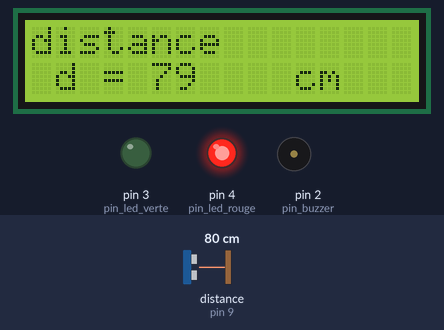
The sketch below on a simulated Arduino Uno, built with avr-gcc and run on an emulated ATmega328P. Shown: 16×2 character LCD, output pins drawn as LEDs (lit = HIGH), buzzer (waves = sounding). Wiring (inferred from the names in the program): ultrasonic range finder: trigger pin 8; echo pin 9. The test bench sets the inputs (shaded band); at power-on: distance to the obstacle (sensor on pin 9) 80 cm. The echo pulse lasts 58.3 µs per cm; pins used as bus, display or sensor lines are not drawn.

Above: at 0.2 s.
1.3 s: distance to the obstacle (sensor on pin 9) set to 95 cm
At 2.19 s:
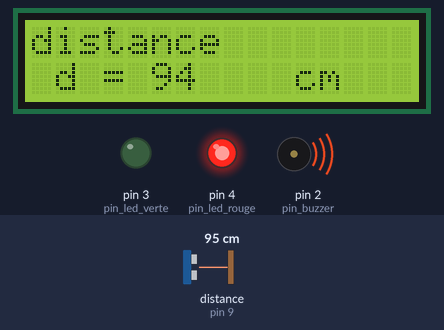
5.4 s: distance to the obstacle (sensor on pin 9) set to 105 cm
At 6.9 s:
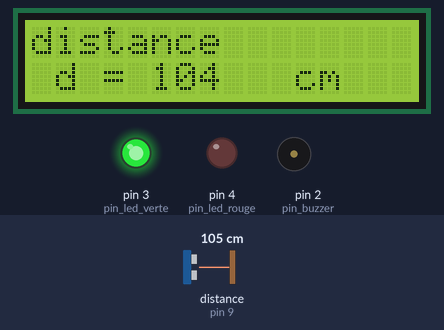
7.7 s: distance to the obstacle (sensor on pin 9) set to 120 cm
At 10.1 s:
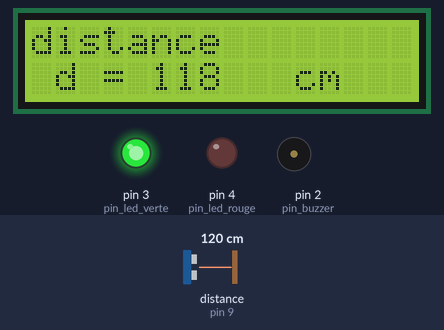
Timing chart, 0 to 11.6 s (numbered marks = the images above; inputs shaded):
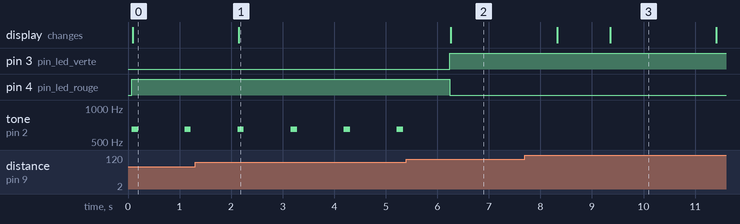

The sketch:

Programme_32_correction.ino
```cpp
// (licence header left out)
#include <LiquidCrystal_I2C.h>                   // on importe la bibliothèque.

LiquidCrystal_I2C EcranLCD(0x20,16,2);        // on crée l'objet EcranLCD, c'est l'afficheur LCD de la maquette PB100 (16 colonnes et 2 lignes).

const float VITESSE_SON = 340.0 / 10000;     // Vitesse du son en cm/µs
const int pin_Trigger = 8;
const int pin_Echo = 9;
const int TIMEOUT = 600 / VITESSE_SON;  // TIMEOUT en µs (pour 600cm aller/retour)
const int pin_led_verte = 3;
const int pin_led_rouge = 4;
const int pin_buzzer = 2;

void setup()                          // La fonction setup s'execute une seule fois au démarrage du programme.
{
    EcranLCD.init();            // on initialise la communication entre l'Arduino et l'afficheur.
    EcranLCD.backlight();
    pinMode(pin_Trigger, OUTPUT);               // La broche 11 de la carte Arduino est reliée à l'Emetteur "E" (déclencheur de salves d'ondes ultrasonores).
    pinMode(pin_Echo, INPUT);                // La broche 12 de la carte Arduino reliée au Récepteur "R" (reçoit et mesure le temps de vol de la salve émise par E).
    pinMode(pin_led_verte, OUTPUT);
    pinMode(pin_led_rouge, OUTPUT);
    pinMode(pin_buzzer, OUTPUT);

    digitalWrite(pin_Trigger, LOW);

}

void loop()                           // La fonction loop s'execute en boucle.
{
   unsigned long temps1;
   unsigned long duree_ar;
   unsigned long distance;

   digitalWrite(pin_Trigger, HIGH);             // met la broche TRIGGER à l'état haut
   delayMicroseconds(10);                       // pendant 10 microsecondes, pour envoi une salve d'ondes ultrasonores.
   digitalWrite(pin_Trigger, LOW);              // met la broche  TRIGGER à l'état bas, en attendant la prochaine boucle.

   while(digitalRead(pin_Echo) == LOW)
   {
     // Attente ECHO passe à l'état haut : la salve d'ondes ultrasonore est partie
   }
   temps1 = micros();                      // horloge interne en µs

   while(digitalRead(pin_Echo) == HIGH and micros() - temps1 < TIMEOUT)
   {
     // Attente ECHO passe à l'état bas : la salve d'ondes ultrasonore est revenue
   }

   duree_ar = micros() - temps1;           // Durée Aller-Retour en microsecondes (µs)

   distance = duree_ar * VITESSE_SON / 2;  // Distance en cm

   if (distance < 20)
   {
     digitalWrite(pin_led_rouge,HIGH);
     digitalWrite(pin_led_verte,LOW);
     tone(pin_buzzer, 750, 1000);
   }
   else if (distance < 100 )
   {
     digitalWrite(pin_led_rouge,HIGH);
     digitalWrite(pin_led_verte,LOW);
     tone(pin_buzzer, 650, 125);
   }
   else
   {
     digitalWrite(pin_led_rouge,LOW);
     digitalWrite(pin_led_verte,HIGH);
   }

   EcranLCD.clear();                               // Efface l'écran
   EcranLCD.setCursor(0, 0);                       // Positionne le curseur Colonne 0, Ligne 0
   EcranLCD.print("distance");               // Ecrit "temps A-R onde"
   EcranLCD.setCursor(0, 1);                       // Positionne le curseur Colonne 0, Ligne 1
   EcranLCD.print(" d = ");                        // Ecrit " t = "
   EcranLCD.setCursor(5, 1);                       // Positionne le curseur Colonne 5, Ligne 1
   EcranLCD.print(distance);                 // Afiche la distance qui sépare le télémètre à l'obstacle en cm
   EcranLCD.setCursor(11, 1);                      // Positionne le curseur Colonne 11, Ligne 1
   EcranLCD.print("cm");                           // Ecrit l'unité de la mesure "cm"
   delay(1000);                                    // Petite pause de 1 seconde avant de faire une autre mesure (= une autre boucle ici).
}
```

Measured:
- the behaviour switches between 100 and 101 cm on distance to the obstacle (sensor on pin 9) (found by bisection; images 1 and 2)
- after the input at 1.3 s, the display: changes after 0.85 s (image 1)
- after the input at 5.4 s, pin 3 (pin_led_verte): LOW → HIGH after 0.84 s; pin 4 (pin_led_rouge): HIGH → LOW after 0.84 s; tone on pin 2 (pin_buzzer): stops changing and stays silent; the display: changes after 0.86 s (image 2)
- after the input at 7.7 s, the display: first changes after 0.62 s (image 3 shows a later state)
- by itself, tone on pin 2 (pin_buzzer): alternates 650 Hz for 0.13 s and silent for 0.90 s
